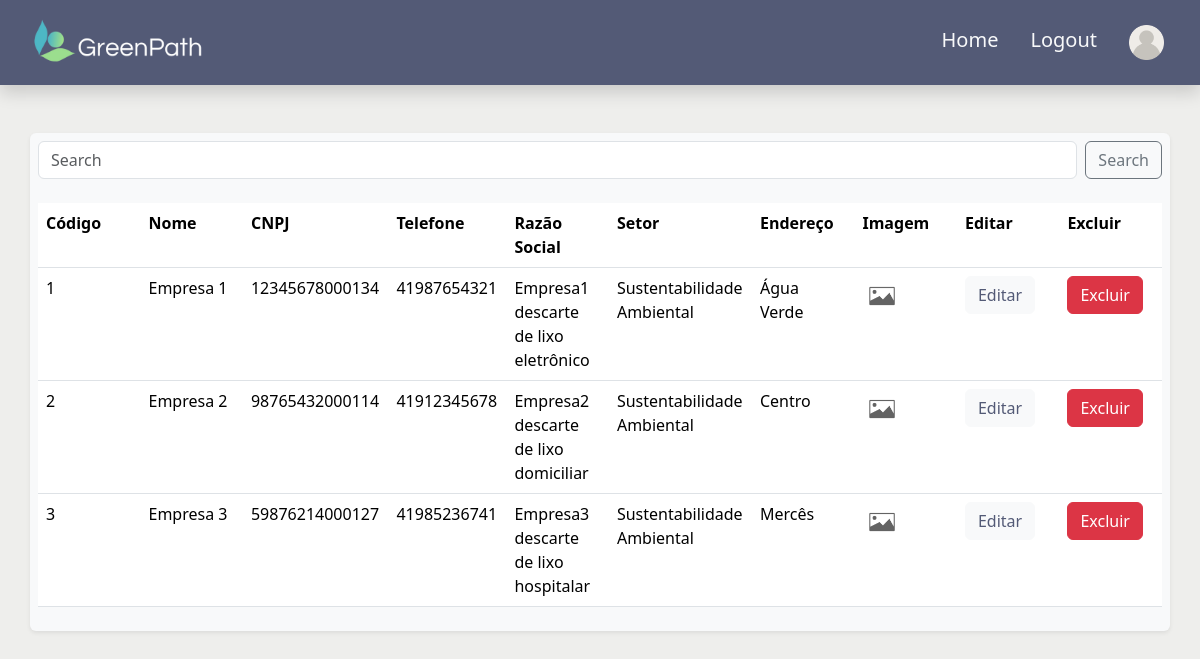
The app's page /src/page/listarEmpresas.php with its own data.
### tables this page shows
CREATE TABLE Empresa (
    id_empresa INT PRIMARY KEY AUTO_INCREMENT NOT NULL,
    nome_fantasia VARCHAR(50) UNIQUE NOT NULL,
    avatar MEDIUMBLOB DEFAULT NULL,
    cnpj VARCHAR(50) UNIQUE NOT NULL,
    razao_social VARCHAR(255) NOT NULL,
    setor VARCHAR(255) NOT NULL,
    telefone VARCHAR(50) UNIQUE NOT NULL,
    bairro VARCHAR(50) NOT NULL,
    fk_Usuario_id INT NOT NULL,
    UNIQUE (nome_fantasia, cnpj, telefone),
    CONSTRAINT check_cnpj_digits CHECK(cnpj REGEXP '^[0-9]{14}$')
);

### src/page/listarEmpresas.php (the view, shortened to what this page needs)
<!doctype html>
<html lang="en">
<head>
    <link rel="stylesheet" href="../style/styleIndex.css">
    <link href="https://cdn.jsdelivr.net/npm/bootstrap@5.3.3/dist/css/bootstrap.min.css" rel="stylesheet">
</head>
<body style="background-color: #EEEEEC;">
<?php require '../database/connectDB.php'; ?>
<nav class="navbar navbar-expand-lg shadow p-2 mb-5" style="background-color: #535A76;">
          <div class="container-fluid" style="background-color: #535A76;">
            <a class="navbar-brand" href="../../index.php">
              <img src="../../resources/GreenPath.png" alt="GreenPath" width="200" height="59">
            </a>
            <div class="collapse navbar-collapse" id="navbarNav">
              <ul class="navbar-nav ms-auto">
              <li class="nav-item">
                  <a class="nav-link text-light fs-5 p-3" href="#" onclick="window.location.href='homeAdm.php'">Home</a>
                </li>
                <li class="nav-item">
                  <a class="nav-link text-light fs-5 p-3" href="#" onclick="window.location.href='logout.php'">Logout</a>
                </li>
                <li class="nav-item d-flex align-items-center justify-content-between">
                    <a class="nav-link p-3" href="#" onclick="window.location.href='editarConta.php'">
                        <img src="../../resources/do-utilizador.png" alt="GreenPath" style="max-width: 35px;"></a>
                </li>
              </ul>
            </div>
          </div>
        </nav>
    <?php
        $conn = new mysqli($servername, $username, $password, $database);
        if (!empty($_GET['search'])) {
            $searchValue = $_GET['search'];
            $sql = "SELECT id_empresa, U.nome as usuario, nome_fantasia, cnpj, razao_social,
                    setor, E.telefone as telefone, bairro, E.avatar as avatar
                    FROM Empresa AS E
                    INNER JOIN Usuario AS U ON (E.fk_Usuario_id = U.id_usu)
                    WHERE nome_fantasia LIKE '%$searchValue%' OR cnpj LIKE '%$searchValue%' OR razao_social LIKE '%$searchValue%'
                    ORDER BY nome_fantasia";
        } else {
            $sql = "SELECT id_empresa, U.nome as usuario, nome_fantasia, cnpj, razao_social,
                    setor, E.telefone as telefone, bairro, E.avatar as avatar
                    FROM Empresa AS E
                    INNER JOIN Usuario AS U ON (E.fk_Usuario_id = U.id_usu)
                    ORDER BY nome_fantasia";
        }
        echo "<div class='container text-bg-light rounded shadow-sm p-2 mb-5'>";
        echo "<form class='d-flex' role='search' onsubmit='event.preventDefault(); searchData();'>
                <input class='form-control me-2' id='search' type='search' placeholder='Search' aria-label='Search'>
                <button class='btn btn-outline-secondary' type='submit'>Search</button>
              </form><br>";
        if ($result = mysqli_query($conn, $sql)) {
            echo "<table class='table'>";
            echo "<tr>
                    <th width='9%'>Código</th>
                    <th width='9%'>Nome</th>
                    <th width='9%'>CNPJ</th>
                    <th width='9%'>Telefone</th>
                    <th width='9%'>Razão Social</th>
                    <th width='9%'>Setor</th>
                    <th width='9%'>Endereço</th>
                    <th width='9%'>Imagem</th>
                    <th width='9%'>Editar</th>
                    <th width='9%'>Excluir</th>
                  </tr>";
            if (mysqli_num_rows($result) > 0) {
                while ($row = mysqli_fetch_assoc($result)) {
                    $cod = $row["id_empresa"];
                    echo "<tr>";
                    echo "<td>" . $cod . "</td>";
                    echo "<td>" . $row["nome_fantasia"] . "</td>";
                    echo "<td>" . $row["cnpj"] . "</td>";
                    echo "<td>" . $row["telefone"] . "</td>";
                    echo "<td>" . $row["razao_social"] . "</td>";
                    echo "<td>" . $row["setor"] . "</td>";
                    echo "<td>" . $row["bairro"] . "</td>";
                    if ($row['avatar']) {?>
                        <td>
                            <img id="imagemSelecionada" class="rounded-circle" style='max-width: 40px;'  />
                        </td>
                        <?php
                    } else {
                        ?>
                        <td>
                            <img id="imagemSelecionada" class="rounded-circle" src="../../resources/fotoIcon.jpg" style='max-width: 40px;' />
                        </td>
                        <?php
                    }
                    echo "<td><a class='btn btn-light' style='color: #535A76;' href='editarEmpresa.php?id=" . $cod . "'>Editar</a></td>";
                    echo "<td><a class='btn btn-danger' href='excluirEmpresa.php?id=" . $cod . "'>Excluir</a></td>";
                    echo "</tr>";
                }
            }
            echo "</table>";
            echo "</div>";
        } else {
            echo "Erro executando SELECT: " . mysqli_error($conn);
        }
    ?>
</body>
</html>

### src/style/styleIndex.css (style rules this page uses)
.form-control { position: relative; z-index: 1; }

### records on screen
empresa: id_empresa "1", nome_fantasia "Empresa 1", cnpj "12345678000134", telefone "41987654321", razao_social "Empresa1 descarte de lixo eletrônico", setor "Sustentabilidade Ambiental", bairro "Água Verde"
empresa: id_empresa "2", nome_fantasia "Empresa 2", cnpj "98765432000114", telefone "41912345678", razao_social "Empresa2 descarte de lixo domiciliar", setor "Sustentabilidade Ambiental", bairro "Centro"
empresa: id_empresa "3", nome_fantasia "Empresa 3", cnpj "59876214000127", telefone "41985236741", razao_social "Empresa3 descarte de lixo hospitalar", setor "Sustentabilidade Ambiental", bairro "Mercês"
